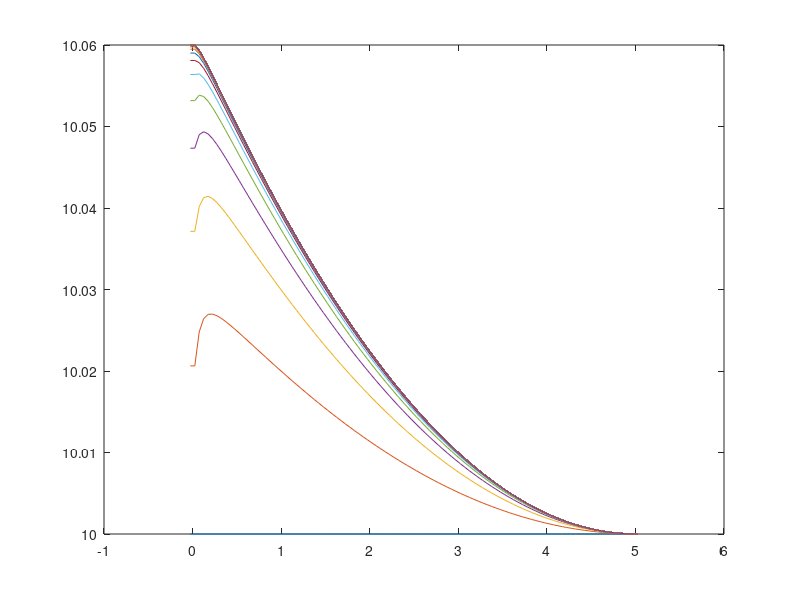

Reproduce this figure in MATLAB.
%myheatdisk
R=5;      % radius of disk
n=100;    % number of subintervals
h=R/n;    % step size
hh=h^2;   % h^2 is used in each loop
steps=500;
d = .1;  % radiation coefficient
ub=10;    % temperature of surroundings
uR=10;    % temperature at the edge
ub4=ub^4; % ub^4 is used in each loop
r=-h/2:h:R+h/2;   % grid points
g=(r-5).^2;       % equation of source of heat
u=ones(1,n+2)*10; % sets initial temperatrue profile
u(n+2) = uR;      % sets temperature at edge
plot(r,u)         % plots initial temperature profile
hold on; 
for j=1:steps    
    for i=2:n+1  
     u(i)=-hh*d*(u(i)^4-ub4)/3 + hh*g(i)/3 + h*(u(i+1)-u(i-1))/(6*r(i)) + (u(i-1)+u(i)+u(i+1))/3;
    end
    u(1)=u(2); % makes u'(0) = 0
    plot(r,u)  % plots temperature profiles
end
hold off;
